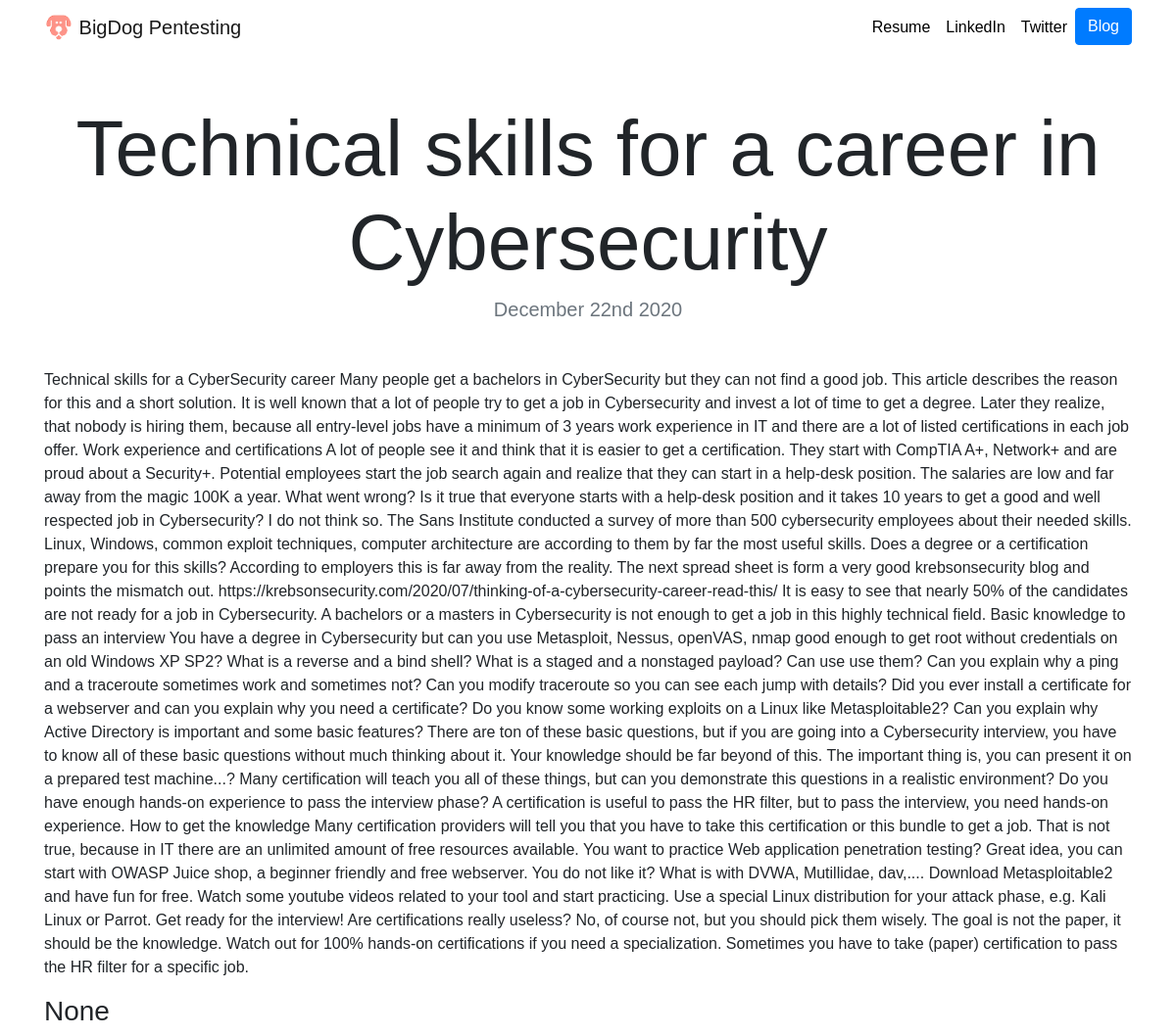
Page /blog/5/ on the earlier database version.
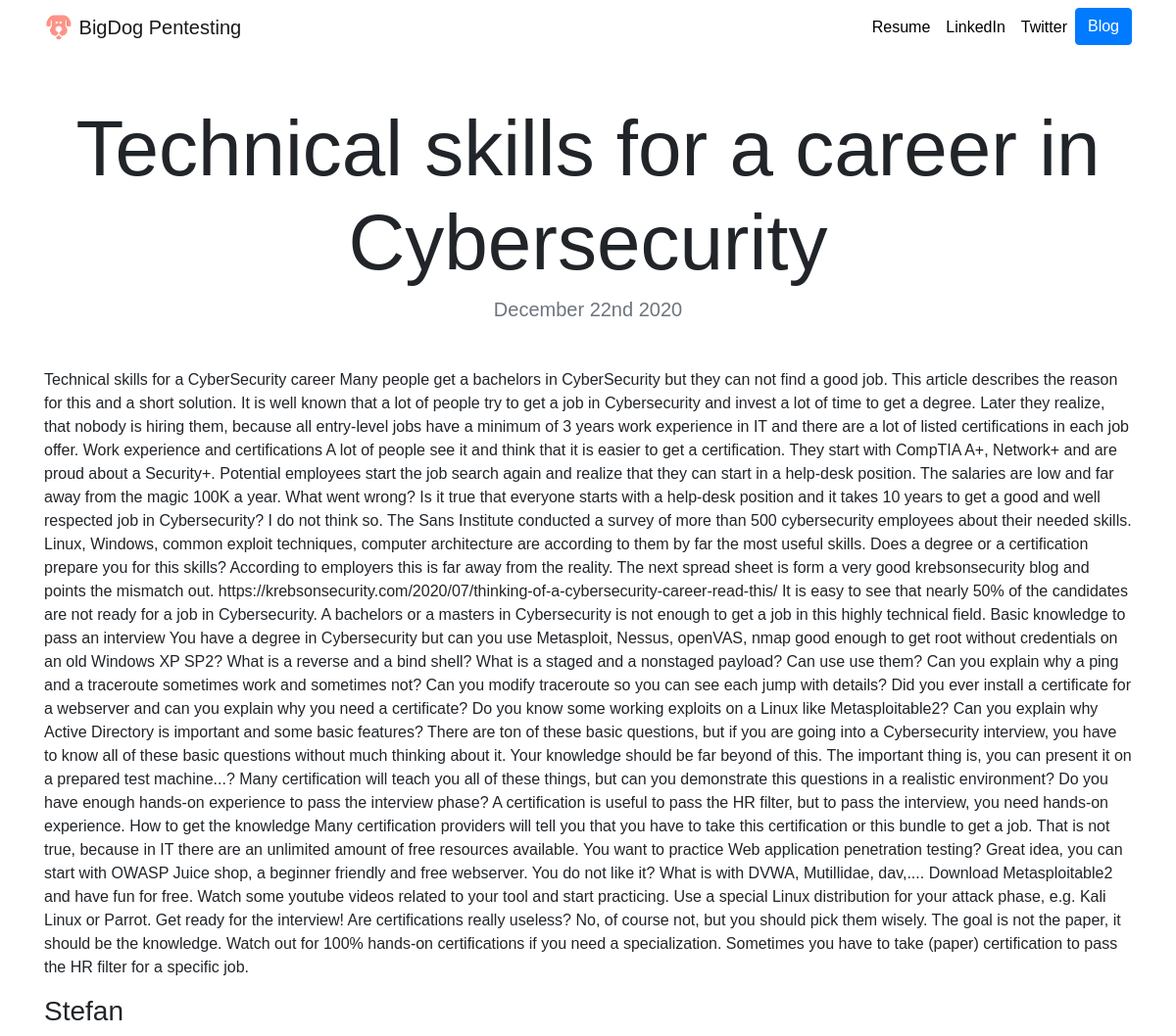
Same page on the later database version.
### blog/models.py (models this page shows, shortened)
class Blog(models.Model):
    title = models.CharField(max_length=200)
    blog = models.TextField()
    date = models.DateField()
    writer = models.CharField(max_length=30, null=True)

### blog/views.py (the view)
# urls.py: path('<int:blog_id>/', views.detail, name='detail'),
def detail(request, blog_id):
    blog = get_object_or_404(Blog, pk=blog_id)
    return render(request, 'blog/detail.html',{'blog':blog})

### blog/templates/blog/detail.html
{% extends "portfolio/base.html" %}
{% load static %}
{% block content %}
<h1 class="text-center mt-5" id="blogdetailtitle">{{ blog.title }}</h1>
<h5 class="text-center text-muted mb-5">{{ blog.date|date:'F jS Y' }}</h5>
{{ blog.blog|safe }}
<p><p>
<h3>{{ blog.writer }}</h3>
{% endblock %}

Differences in the rows shown:
changed Blog "Technical skills for a career in Cybersecurity": writer "None" → "Stefan"
